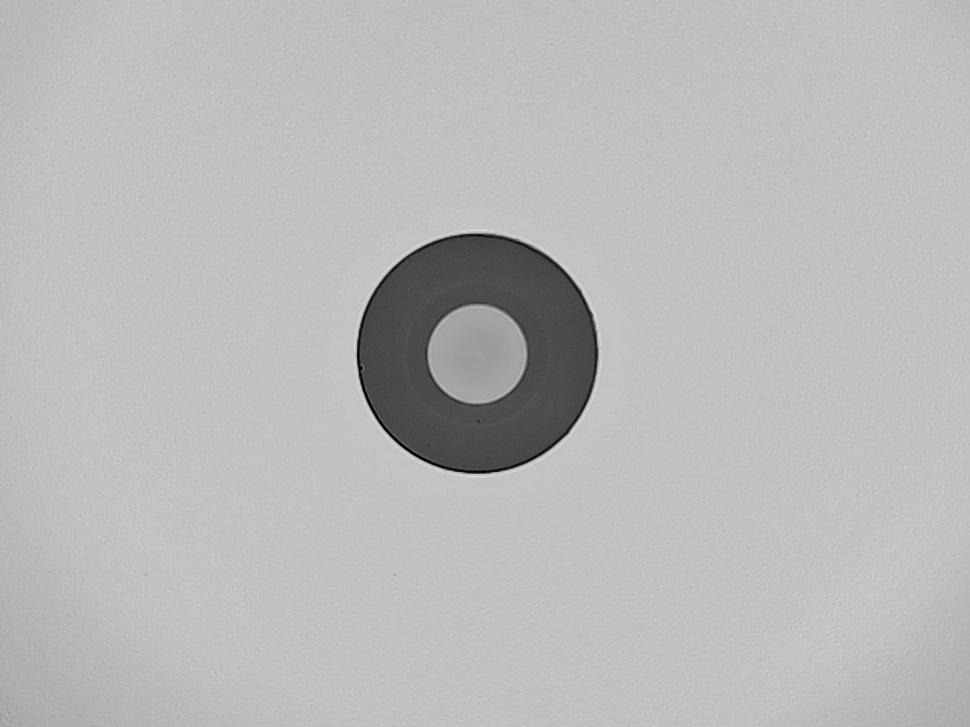
#> input picture samples2/img38.jpg, 970 x 727 px, shrunk from 1152 x 864 before the run, found by its file name
$ python log_enhance.py
#> lines starting #> are read from the running program, lines starting #| are printed output that depends on the picture
#!/usr/bin/env python3
"""Apply logarithmic enhancement to emphasize small differences"""
import cv2
import numpy as np

# Load difference map (use any edge detection result)
img_path = r"C:\Users\Saem1001\Documents\GitHub\OpenCV-Practice\samples2\img38.jpg"
img = cv2.imread(img_path, cv2.IMREAD_GRAYSCALE)
#> img is the input picture: shape (727, 970); min 0, max 225, mean 185.2

# Create simple difference map using gradient
grad = np.abs(np.gradient(img.astype(np.float32))[0])
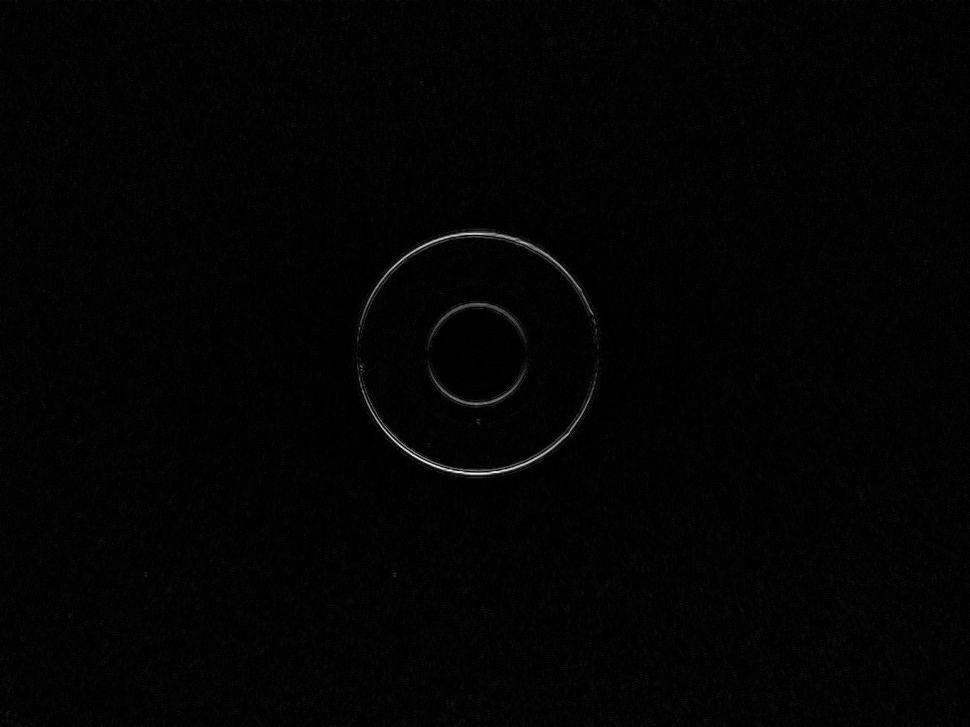
#> grad: shape (727, 970) float32; min 0, max 93.5, mean 1.3; drawn with min black and max white

# Normalize to 0-1
if grad.max() > 0:
    grad_norm = grad / grad.max()
else:
    grad_norm = grad

# Logarithmic enhancement
epsilon = 1e-10
enhanced = np.log(grad_norm + epsilon * 2.0)
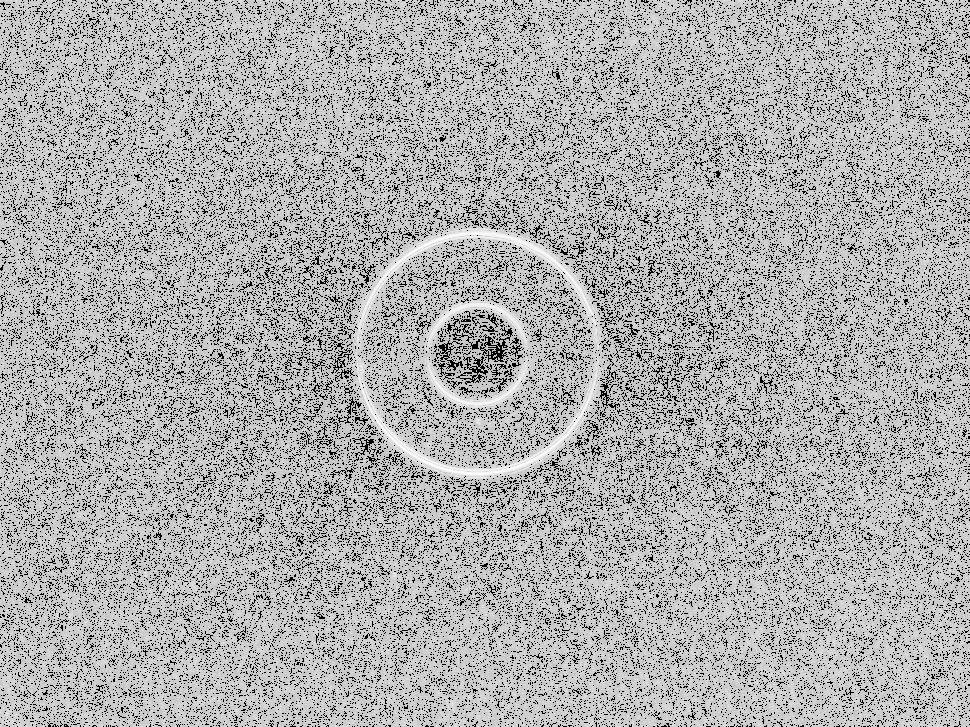
#> enhanced: shape (727, 970) float32; min -22.33, max 0, mean -7.23; drawn with min black and max white
enhanced = enhanced - enhanced.min()
if enhanced.max() > 0:
    enhanced = (enhanced / enhanced.max() * 255).astype(np.uint8)

cv2.imwrite('log_enhanced.png', enhanced)

$ run again, with samples2/img35.jpg copied over samples2/img38.jpg
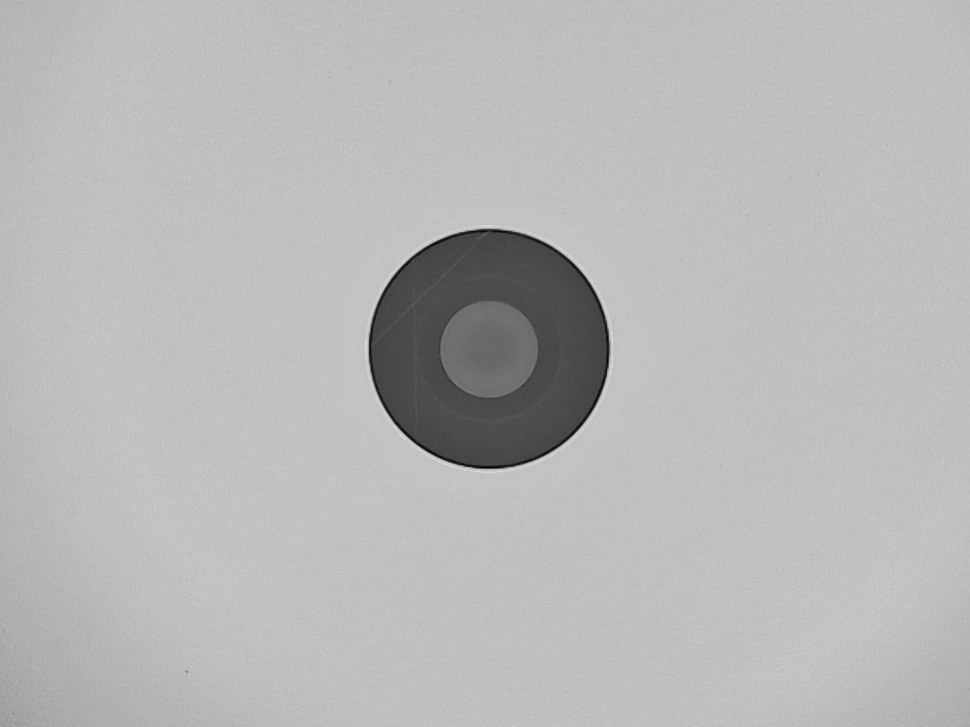
#> input picture samples2/img35.jpg, 970 x 727 px, shrunk from 1152 x 864 before the run, found by its file name
#> img is the input picture: shape (727, 970); min 2, max 223, mean 183.8
#> `grad = np.abs(np.gradient(img.astype(np.float32))[0])`:
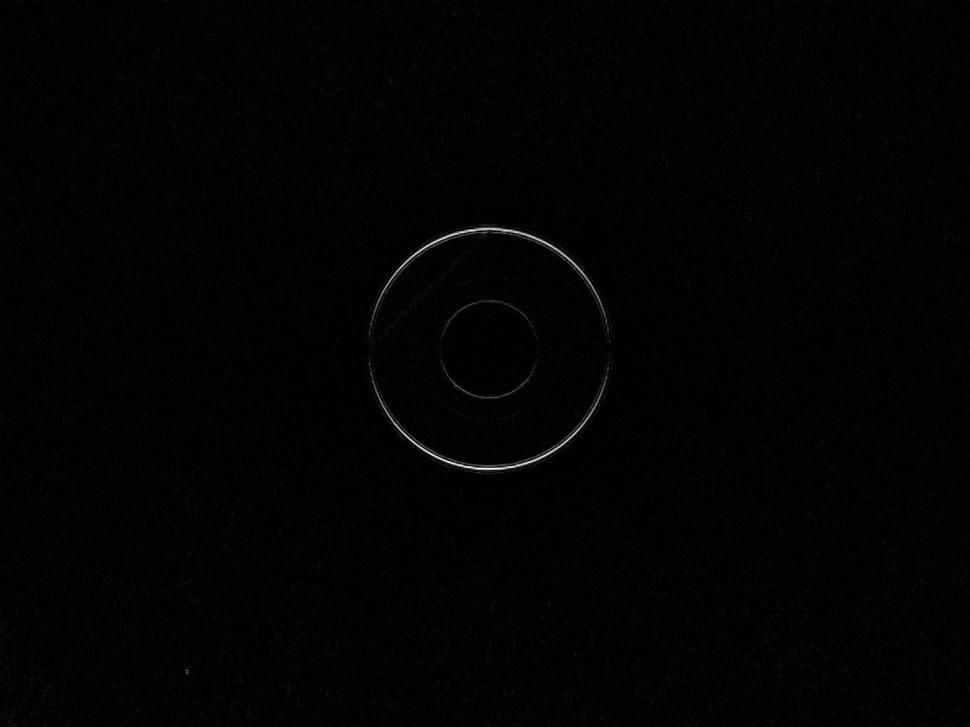
#> grad: shape (727, 970) float32; min 0, max 90, mean 1.1; drawn with min black and max white
#> `enhanced = np.log(grad_norm + epsilon * 2.0)`:
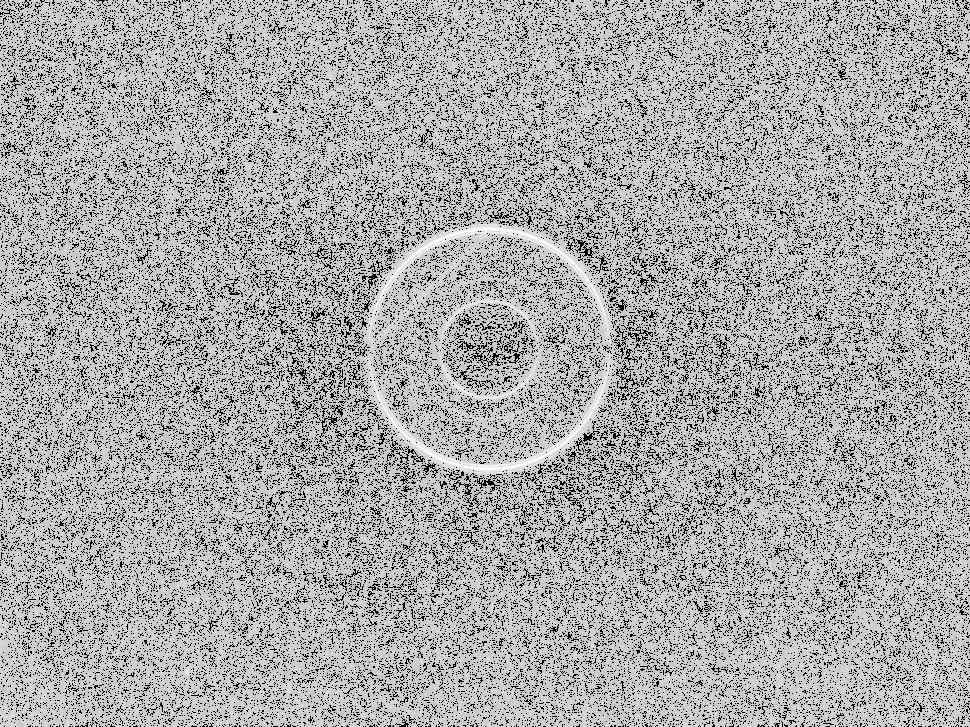
#> enhanced: shape (727, 970) float32; min -22.33, max 0, mean -7.73; drawn with min black and max white

$ run again, with samples2/ima12.jpg copied over samples2/img38.jpg
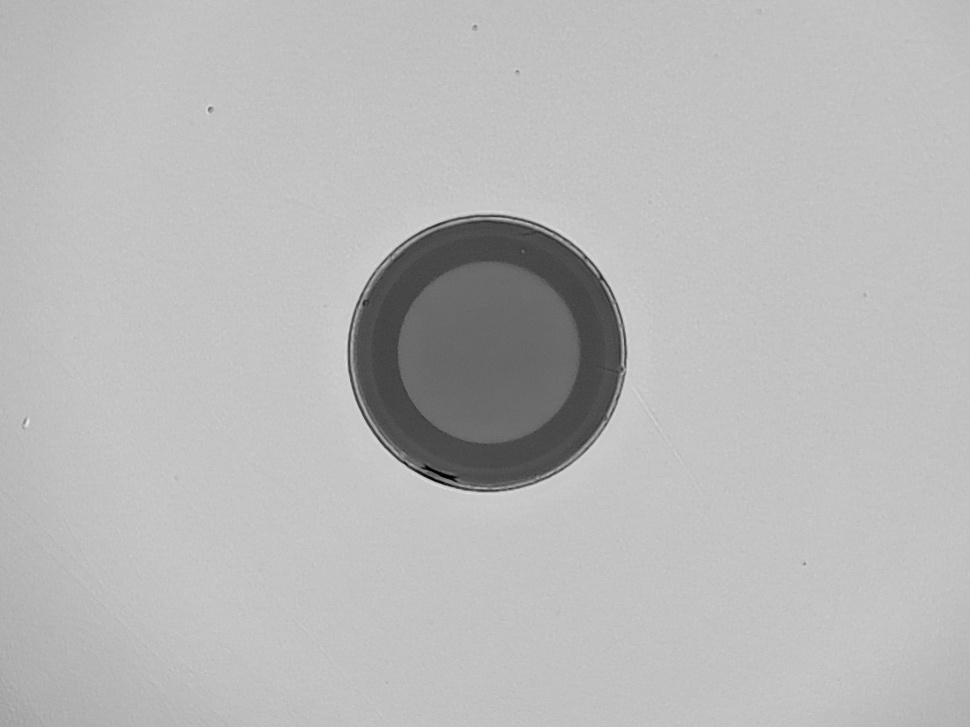
#> input picture samples2/ima12.jpg, 970 x 727 px, shrunk from 1152 x 864 before the run, found by its file name
#> img is the input picture: shape (727, 970); min 0, max 231, mean 184.3
#> `grad = np.abs(np.gradient(img.astype(np.float32))[0])`:
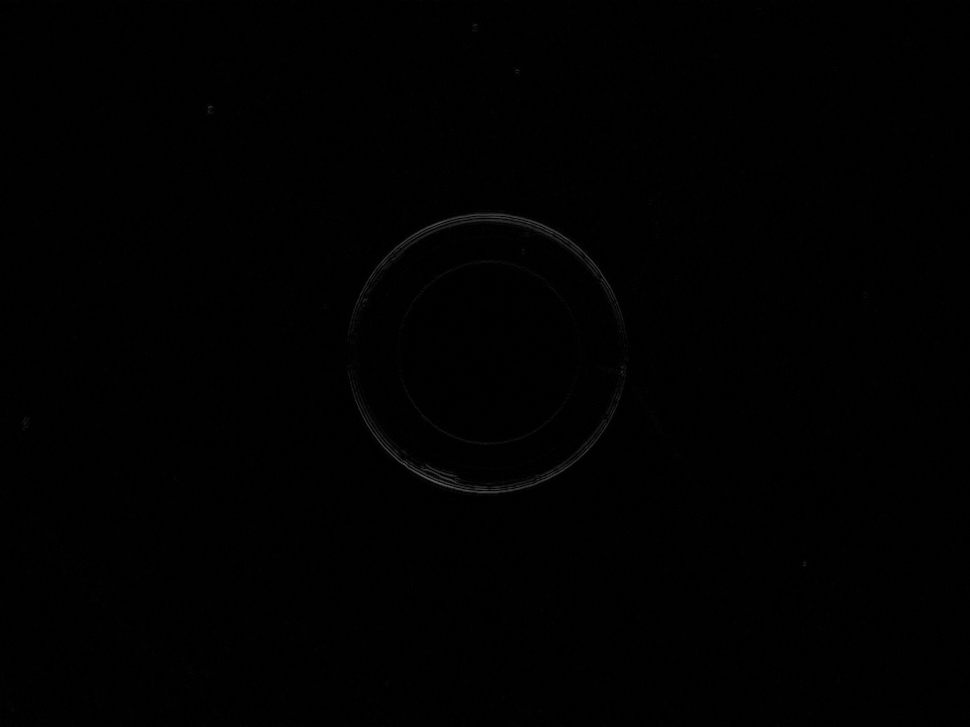
#> grad: shape (727, 970) float32; min 0, max 100.5, mean 1.1
#> `enhanced = np.log(grad_norm + epsilon * 2.0)`:
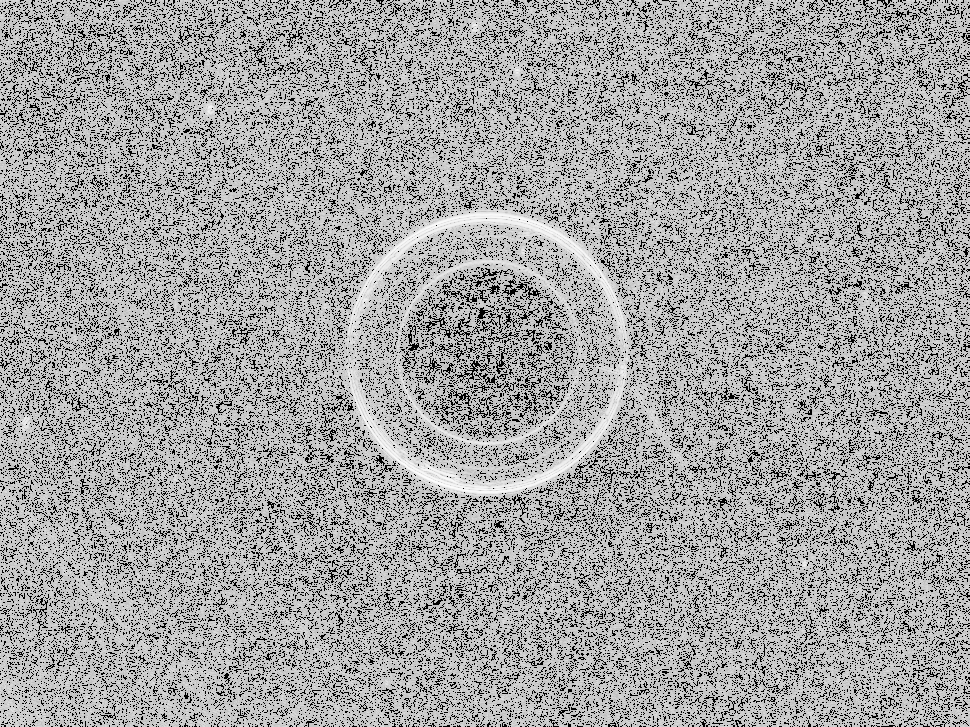
#> enhanced: shape (727, 970) float32; min -22.33, max 0, mean -8.11; drawn with min black and max white
